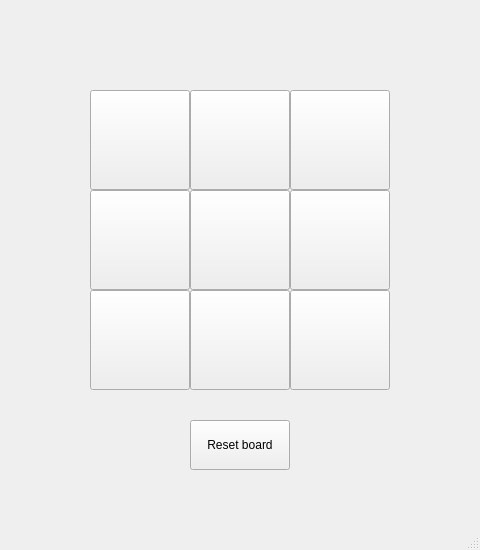
<?xml version="1.0" encoding="UTF-8"?>
<ui version="4.0">
 <class>MainWindow</class>
 <widget class="QMainWindow" name="MainWindow">
  <property name="geometry">
   <rect>
    <x>0</x>
    <y>0</y>
    <width>480</width>
    <height>550</height>
   </rect>
  </property>
  <property name="sizePolicy">
   <sizepolicy hsizetype="Fixed" vsizetype="Fixed">
    <horstretch>0</horstretch>
    <verstretch>0</verstretch>
   </sizepolicy>
  </property>
  <property name="minimumSize">
   <size>
    <width>480</width>
    <height>550</height>
   </size>
  </property>
  <property name="maximumSize">
   <size>
    <width>480</width>
    <height>550</height>
   </size>
  </property>
  <property name="windowTitle">
   <string>MainWindow</string>
  </property>
  <widget class="QWidget" name="centralwidget">
   <property name="sizePolicy">
    <sizepolicy hsizetype="Fixed" vsizetype="Fixed">
     <horstretch>0</horstretch>
     <verstretch>0</verstretch>
    </sizepolicy>
   </property>
   <widget class="QPushButton" name="pushButton">
    <property name="geometry">
     <rect>
      <x>90</x>
      <y>90</y>
      <width>100</width>
      <height>100</height>
     </rect>
    </property>
    <property name="font">
     <font>
      <pointsize>40</pointsize>
     </font>
    </property>
    <property name="text">
     <string/>
    </property>
    <property name="checkable">
     <bool>false</bool>
    </property>
   </widget>
   <widget class="QPushButton" name="pushButton_2">
    <property name="geometry">
     <rect>
      <x>190</x>
      <y>90</y>
      <width>100</width>
      <height>100</height>
     </rect>
    </property>
    <property name="font">
     <font>
      <pointsize>40</pointsize>
     </font>
    </property>
    <property name="text">
     <string/>
    </property>
   </widget>
   <widget class="QPushButton" name="pushButton_3">
    <property name="geometry">
     <rect>
      <x>290</x>
      <y>90</y>
      <width>100</width>
      <height>100</height>
     </rect>
    </property>
    <property name="font">
     <font>
      <pointsize>40</pointsize>
     </font>
    </property>
    <property name="text">
     <string/>
    </property>
   </widget>
   <widget class="QPushButton" name="pushButton_4">
    <property name="geometry">
     <rect>
      <x>90</x>
      <y>190</y>
      <width>100</width>
      <height>100</height>
     </rect>
    </property>
    <property name="font">
     <font>
      <pointsize>40</pointsize>
     </font>
    </property>
    <property name="text">
     <string/>
    </property>
   </widget>
   <widget class="QPushButton" name="pushButton_5">
    <property name="geometry">
     <rect>
      <x>190</x>
      <y>190</y>
      <width>100</width>
      <height>100</height>
     </rect>
    </property>
    <property name="font">
     <font>
      <pointsize>40</pointsize>
     </font>
    </property>
    <property name="text">
     <string/>
    </property>
   </widget>
   <widget class="QPushButton" name="pushButton_6">
    <property name="geometry">
     <rect>
      <x>290</x>
      <y>190</y>
      <width>100</width>
      <height>100</height>
     </rect>
    </property>
    <property name="font">
     <font>
      <pointsize>40</pointsize>
     </font>
    </property>
    <property name="text">
     <string/>
    </property>
   </widget>
   <widget class="QPushButton" name="pushButton_7">
    <property name="geometry">
     <rect>
      <x>90</x>
      <y>290</y>
      <width>100</width>
      <height>100</height>
     </rect>
    </property>
    <property name="font">
     <font>
      <pointsize>40</pointsize>
     </font>
    </property>
    <property name="text">
     <string/>
    </property>
   </widget>
   <widget class="QPushButton" name="pushButton_8">
    <property name="geometry">
     <rect>
      <x>190</x>
      <y>290</y>
      <width>100</width>
      <height>100</height>
     </rect>
    </property>
    <property name="font">
     <font>
      <pointsize>40</pointsize>
     </font>
    </property>
    <property name="text">
     <string/>
    </property>
   </widget>
   <widget class="QPushButton" name="pushButton_9">
    <property name="geometry">
     <rect>
      <x>290</x>
      <y>290</y>
      <width>100</width>
      <height>100</height>
     </rect>
    </property>
    <property name="font">
     <font>
      <pointsize>40</pointsize>
     </font>
    </property>
    <property name="text">
     <string/>
    </property>
   </widget>
   <widget class="QPushButton" name="pushButton_10">
    <property name="geometry">
     <rect>
      <x>190</x>
      <y>420</y>
      <width>100</width>
      <height>50</height>
     </rect>
    </property>
    <property name="text">
     <string>Reset board</string>
    </property>
   </widget>
   <widget class="QLabel" name="label">
    <property name="geometry">
     <rect>
      <x>90</x>
      <y>40</y>
      <width>301</width>
      <height>41</height>
     </rect>
    </property>
    <property name="font">
     <font>
      <pointsize>20</pointsize>
     </font>
    </property>
    <property name="text">
     <string/>
    </property>
    <property name="alignment">
     <set>Qt::AlignCenter</set>
    </property>
   </widget>
  </widget>
  <widget class="QMenuBar" name="menubar">
   <property name="geometry">
    <rect>
     <x>0</x>
     <y>0</y>
     <width>480</width>
     <height>21</height>
    </rect>
   </property>
  </widget>
  <widget class="QStatusBar" name="statusbar"/>
 </widget>
 <resources/>
 <connections/>
</ui>
